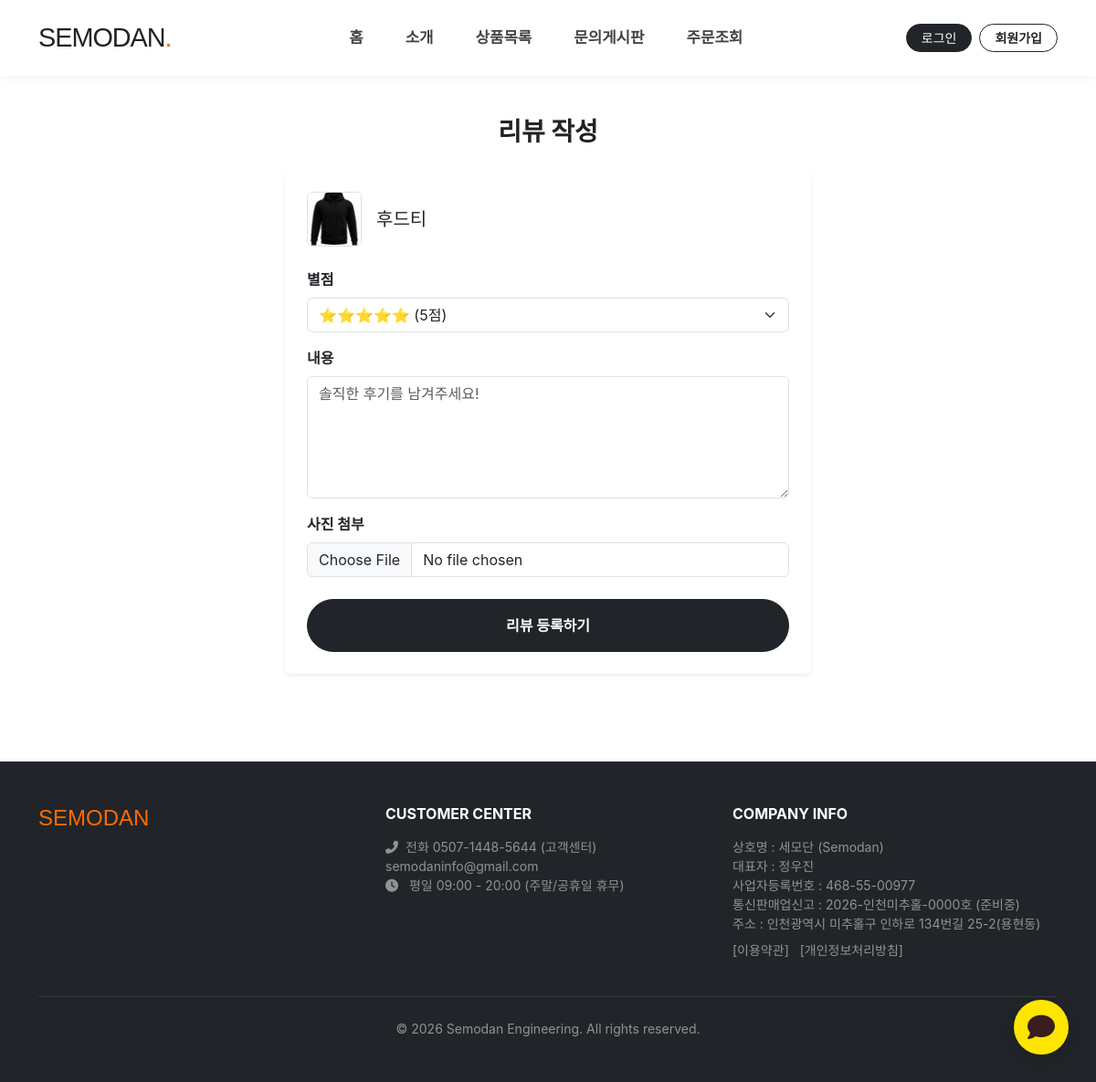
The app's page /review/create/hoodie/ with its own data.
### products/models.py (models this page shows, shortened)
class Product(models.Model):
    name = models.CharField(max_length=100, verbose_name="상품명")
    code = models.CharField(max_length=50, unique=True, verbose_name="상품코드")
    original_price = models.IntegerField(default=0, verbose_name="정가")
    price = models.IntegerField(verbose_name="판매가")
    description = models.TextField(blank=True, verbose_name="상품설명 (짧은)")
    priority = models.IntegerField(default=0, verbose_name="노출 우선순위 (높을수록 상단)")
    image = models.ImageField(upload_to='products/', verbose_name="대표 썸네일")
    detail_image = models.ImageField(upload_to='products/details/', blank=True, null=True, verbose_name="상세페이지 (공통)")

### products/views.py (the view)
# urls.py: path('review/create/<str:product_code>/', views.review_create, name='review_create'), # 리뷰 작성
def review_create(request, product_code):
    product = get_object_or_404(Product, code=product_code)
    if request.method == 'POST':
        form = ReviewForm(request.POST, request.FILES)
        if form.is_valid():
            review = form.save(commit=False)
            review.product = product
            review.user = request.user if request.user.is_authenticated else None
            review.save()
            return redirect('products:product_custom_editor', product_code=product.code)
    else:
        form = ReviewForm()
    return render(request, 'products/review_form.html', {'form': form, 'product': product})

### products/forms.py
class ReviewForm(forms.ModelForm):
    class Meta:
        model = Review
        fields = ['rating', 'content', 'image']
        widgets = {
            'content': forms.Textarea(attrs={'class': 'form-control', 'rows': 3, 'placeholder': '리뷰를 남겨주세요!'}),
            'image': forms.FileInput(attrs={'class': 'form-control'}),
        }

### products/templates/products/review_form.html (shortened to what this page needs)
{% extends "products/base.html" %}
{% block content %}
<div class="container py-5" style="max-width: 600px;">
    <h3 class="fw-bold mb-4 text-center">리뷰 작성</h3>
    <div class="card p-4 border-0 shadow-sm">
        <div class="d-flex align-items-center mb-4">
            <img src="{{ product.image.url }}" width="60" height="60" class="rounded border me-3">
            <h5 class="mb-0">{{ product.name }}</h5>
        </div>
        <form method="post" enctype="multipart/form-data">
            <div class="mb-3">
                <label class="form-label fw-bold">별점</label>
                <select name="rating" class="form-select">
                    <option value="5">⭐⭐⭐⭐⭐ (5점)</option>
                </select>
            </div>
            <div class="mb-3">
                <label class="form-label fw-bold">내용</label>
                <textarea name="content" class="form-control" rows="5" required placeholder="솔직한 후기를 남겨주세요!"></textarea>
            </div>
            <div class="mb-4">
                <label class="form-label fw-bold">사진 첨부</label>
                <input type="file" name="image" class="form-control">
            </div>
            <button type="submit" class="btn btn-dark w-100 py-3 fw-bold rounded-pill">리뷰 등록하기</button>
        </form>
    </div>
</div>
{% endblock %}

### products/templates/products/base.html (style rules this page uses)
body { font-family: 'Pretendard', -apple-system, BlinkMacSystemFont, system-ui, Roboto, 'Helvetica Neue', 'Segoe UI', 'Apple SD Gothic Neo', 'Malgun Gothic', 'Apple Color Emoji', 'Segoe UI Emoji', 'Segoe UI Symbol', sans-serif; color: #222; padding-top: 80px; }

### records on screen
Product: image (picture), name "후드티"
